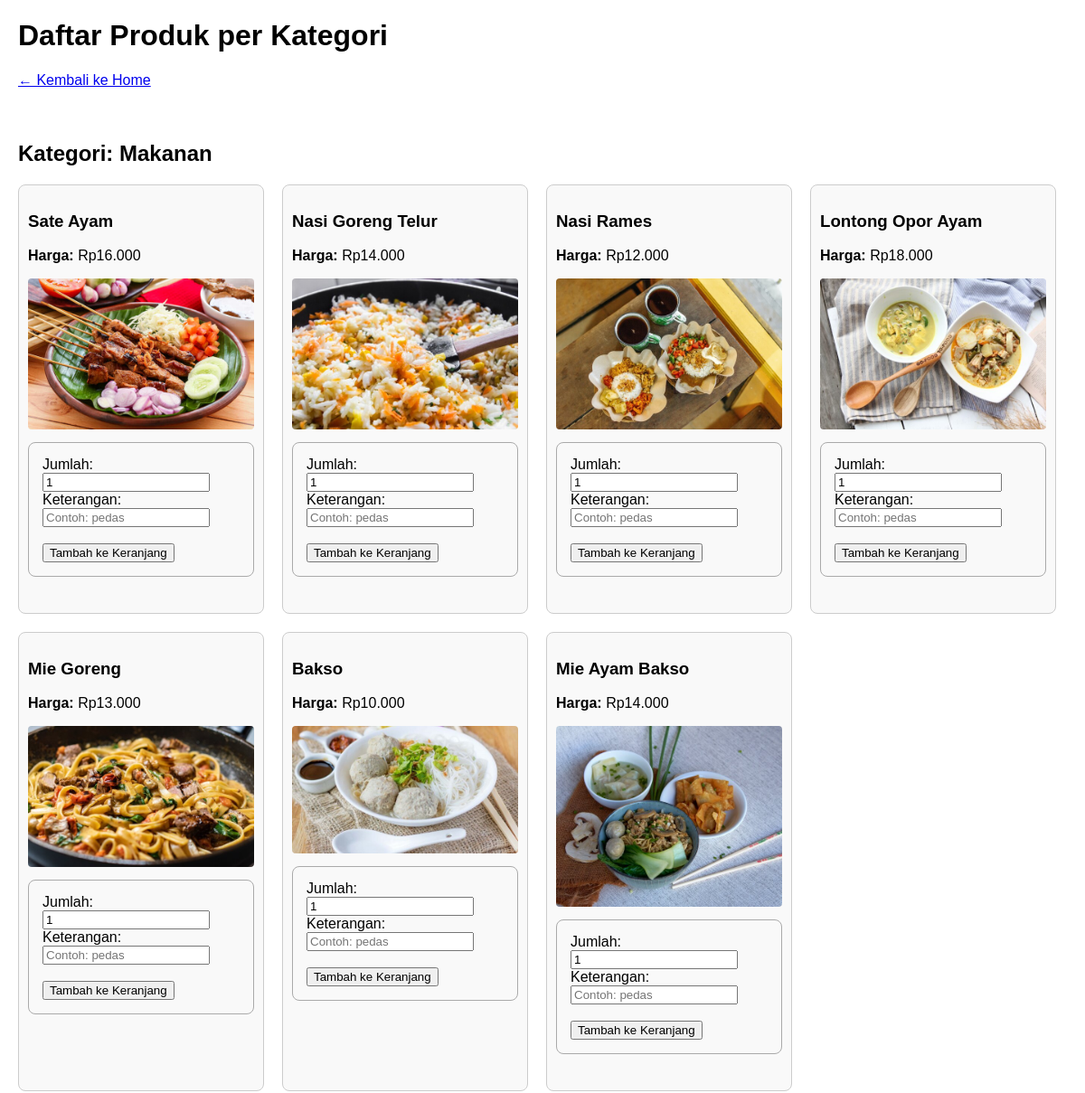
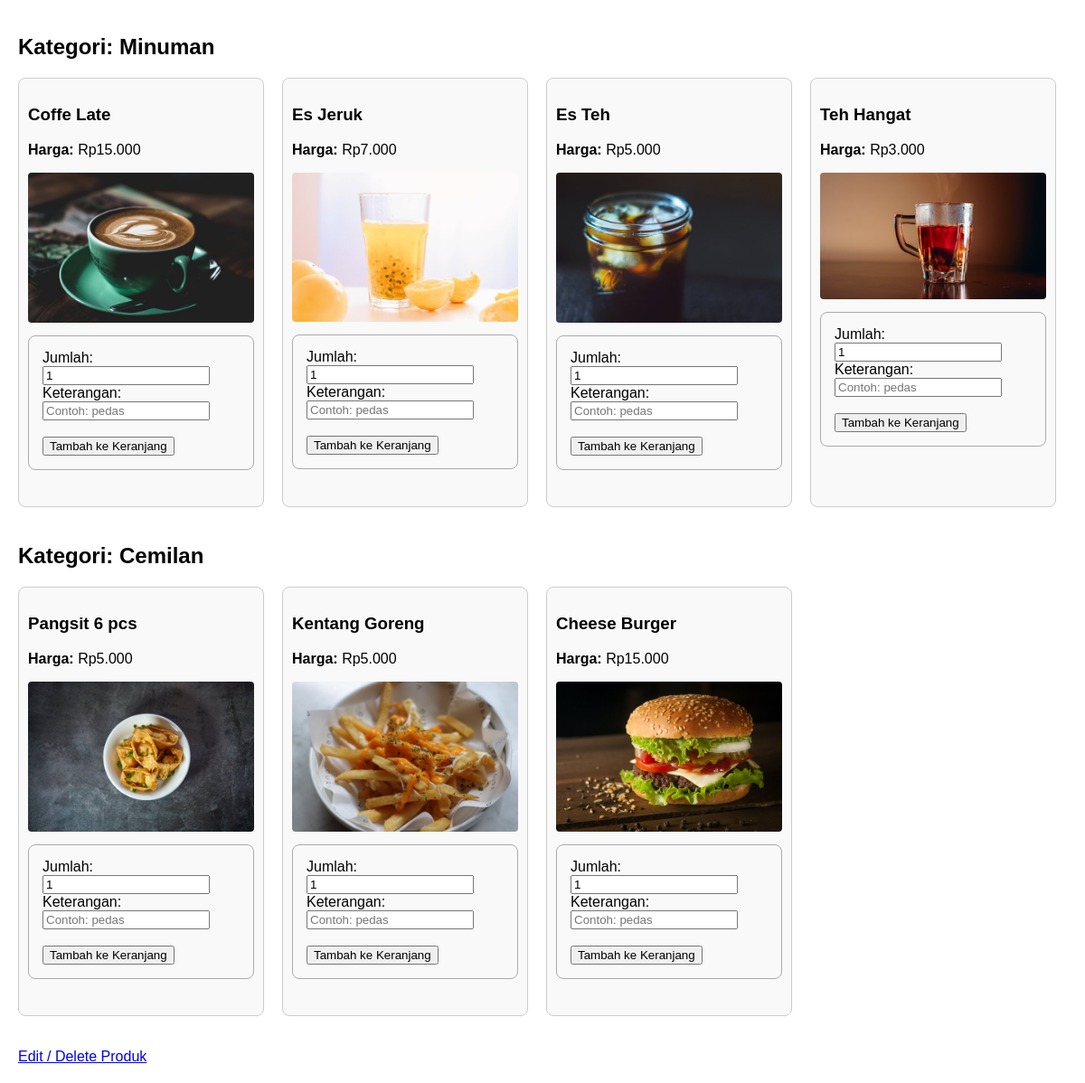
The page /kasir-api/views/view_products.php on the database its author committed (2 pictures, top to bottom).
### tables this page shows
CREATE TABLE `products` (
  `id` int NOT NULL,
  `kode` varchar(20) NOT NULL,
  `nama` varchar(100) NOT NULL,
  `harga` int NOT NULL,
  `is_ready` tinyint(1) NOT NULL DEFAULT '1',
  `gambar` varchar(255) DEFAULT NULL,
  `category_id` int DEFAULT NULL
);

CREATE TABLE `categories` (
  `id` int NOT NULL,
  `nama` varchar(100) NOT NULL
);

### kasir-api/views/view_products.php (the view, shortened to what this page needs)
<?php
include '../config.php';
$kategoriQuery = "SELECT id, nama FROM categories";
$kategoriResult = $conn->query($kategoriQuery);
$kategoriProduk = [];
while ($kategori = $kategoriResult->fetch_assoc()) {
    $catId = $kategori['id'];
    $catNama = $kategori['nama'];
    $stmt = $conn->prepare("
        SELECT products.*, categories.nama AS kategori_nama
        FROM products
        JOIN categories ON products.category_id = categories.id
        WHERE category_id = ?
    ");
    $stmt->bind_param("i", $catId);
    $stmt->execute();
    $result = $stmt->get_result();
    $kategoriProduk[$catNama] = $result->fetch_all(MYSQLI_ASSOC);
}
?>
<!DOCTYPE html>
<html>
<head>
</head>
<body>
    <h1>Daftar Produk per Kategori</h1>
    <a href="../index.php">← Kembali ke Home</a>
    <br><br>
    <?php foreach ($kategoriProduk as $kategoriNama => $produkList): ?>
        <h2>Kategori: <?= htmlspecialchars($kategoriNama) ?></h2>
        <?php if (count($produkList) === 0): ?>
            <p><i>Belum ada produk dalam kategori ini.</i></p>
        <?php else: ?>
            <div class="product-container">
                <?php foreach ($produkList as $row): ?>
                    <div class="product">
                        <h3><?= htmlspecialchars($row['nama']) ?></h3>
                        <p><strong>Harga:</strong> Rp<?= number_format($row['harga'], 0, ',', '.') ?></p>
                        <?php if (!empty($row['gambar'])): ?>
                            <?php
                                $kategoriFolder = strtolower($row['kategori_nama']);
                                $gambarPath = "/kasir-api/images/{$kategoriFolder}/" . rawurlencode($row['gambar']);
                            ?>
                            <img src="<?= $gambarPath ?>" alt="<?= htmlspecialchars($row['nama']) ?>">
                        <?php endif; ?>
                        <form method="POST" action="view_keranjang.php">
                            <label>Jumlah:</label>
                            <input type="number" name="jumlah" value="1" min="1" required>
                            <br>
                            <label>Keterangan:</label>
                            <input type="text" name="keterangan" placeholder="Contoh: pedas">
                            <br><br>
                            <button type="submit">Tambah ke Keranjang</button>
                        </form>
                    </div>
                <?php endforeach; ?>
            </div>
        <?php endif; ?>
    <?php endforeach; ?>
    <br><br>
    <a href="put_delete_products.php">Edit / Delete Produk</a>
</body>
</html>

### kasir-api/views/view_products.php (style rules this page uses)
body { font-family: Arial, sans-serif; margin: 20px; }
h2 { margin-top: 40px; }
.product-container { display: flex; flex-wrap: wrap; gap: 20px; }
.product { border: 1px solid #ccc; padding: 10px; width: 250px; border-radius: 8px; background: #f9f9f9; }
.product img { max-width: 100%; height: auto; margin-bottom: 10px; border-radius: 4px; }
form { margin-bottom: 30px; padding: 15px; border: 1px solid #aaa; border-radius: 8px; max-width: 400px; }

### rows shown on the page
products: nama "Sate Ayam", harga "16.000", category+gambar (picture)
products: nama "Nasi Goreng Telur", harga "14.000", category+gambar (picture)
products: nama "Nasi Rames", harga "12.000", category+gambar (picture)
products: nama "Lontong Opor Ayam", harga "18.000", category+gambar (picture)
products: nama "Mie Goreng", harga "13.000", category+gambar (picture)
products: nama "Bakso", harga "10.000", category+gambar (picture)
products: nama "Mie Ayam Bakso", harga "14.000", category+gambar (picture)
products: nama "Coffe Late", harga "15.000", category+gambar (picture)
products: nama "Es Jeruk", harga "7.000", category+gambar (picture)
products: nama "Es Teh", harga "5.000", category+gambar (picture)
products: nama "Teh Hangat", harga "3.000", category+gambar (picture)
products: nama "Pangsit 6 pcs", harga "5.000", category+gambar (picture)
products: nama "Kentang Goreng", harga "5.000", category+gambar (picture)
products: nama "Cheese Burger", harga "15.000", category+gambar (picture)

### other values the page prints
$kategoriNama "Makanan"
$kategoriNama "Minuman"
$kategoriNama "Cemilan"
